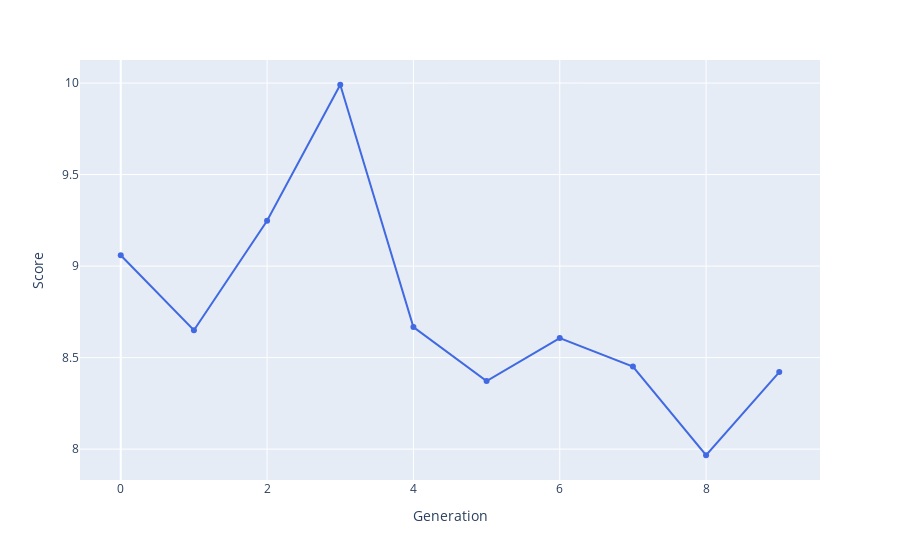

Notebook code for this chart:
### Code cell
bestRankDF = pd.DataFrame(bestRank, columns=['Score', 'Schedule'])
bestRank
bestRankDF['Generation'] = bestRankDF.index.values
fig = px.line(bestRankDF, x='Generation', y='Score',
              hover_data=['Schedule'], markers=True)
fig.update_traces(line_color='RoyalBlue')
fig.show()
fileName = f'p{popSize}g{generations}n{nSwaps}p.html'
fig.write_html(f'charts/{fileName}', include_plotlyjs="cdn")

### Figure 1 — Plotly figure (JSON) as saved in the notebook; plotly's stock layout.template omitted (floating-point values rounded to 4 significant figures; data arrays with more than 128 entries replaced by an {"elided": "..."} marker saying what was removed)
{"data": [{"customdata": {"elided": "10x1x48 int values"}, "hovertemplate": "Generation=%{x}<br>Score=%{y}<br>Schedule=%{customdata[0]}<extra></extra>", "legendgroup": "", "line": {"color": "RoyalBlue", "dash": "solid"}, "marker": {"symbol": "circle"}, "mode": "lines+markers", "name": "", "orientation": "v", "showlegend": false, "type": "scatter", "x": [0, 1, 2, 3, 4, 5, 6, 7, 8, 9], "xaxis": "x", "y": [9.059, 8.65, 9.247, 9.991, 8.667, 8.372, 8.607, 8.451, 7.967, 8.421], "yaxis": "y"}], "layout": {"legend": {"tracegroupgap": 0}, "margin": {"t": 60}, "xaxis": {"anchor": "y", "domain": [0, 1], "title": {"text": "Generation"}}, "yaxis": {"anchor": "x", "domain": [0, 1], "title": {"text": "Score"}}}}
